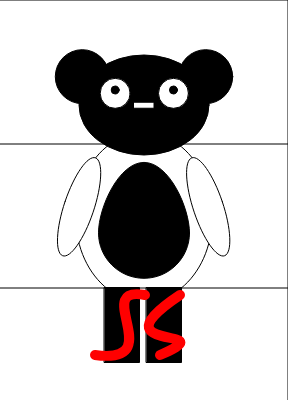
Frame 1 (no input)
Frame 60 (no input): identical to frame 1, image omitted
Frame 120 (the mouse pressed at the canvas centre since frame 60): identical to frame 1, image omitted

The p5.js sketch that drew this single still picture (run headless with seeded random() and noise() and a simulated clock; from frame 60 on, the mouse is pressed at the canvas centre):

// p5.js sketch
// ── sketch.js
let ctx;
let canvas;
function setup() {
  canvas = createCanvas(288, 400);
  ctx = canvas.elt.getContext("2d");
}

function draw() {
  background(255);
  drawA(ctx);
}
// SVG CONVERSION CODE (ITS A LOT AND IT ENDS AT LINE 712 LMAO)
function drawA(ctx) {
  beginShape();
  vertex(0, 0);
  vertex(288, 0);
  vertex(288, 432);
  vertex(0, 432);
  endShape();
  stroke("rgba(0,0,0,0)");
  strokeCap(PROJECT);
  strokeJoin(MITER);
  fill("#ffffff");
  beginShape();
  vertex(144.4, 62.4);
 
  bezierVertex(169.3080422173688, 62.4, 189.5, 84.38281878330804, 189.5, 111.5);
  bezierVertex(
    189.5,
    138.61718121669196,
    169.3080422173688,
    160.6,
    144.4,
    160.6
  );
  bezierVertex(
    119.49195778263122,
    160.6,
    99.30000000000001,
    138.61718121669196,
    99.30000000000001,
    111.5
  );
  bezierVertex(
    99.30000000000001,
    84.38281878330804,
    119.49195778263122,
    62.4,
    144.4,
    62.4
  );
  endShape();
  fill("#ffffff");
  stroke("#000000");
  beginShape();
  vertex(109.8, 144.3);
  bezierVertex(89.5, 158.9, 75.8, 186.20000000000002, 75.8, 217.5);
  bezierVertex(75.8, 247.8, 88.6, 274.3, 107.9, 289.2);
  bezierVertex(109.80000000000001, 290.7, 111.7, 292, 113.7, 293.3);
  bezierVertex(121.4, 298, 129.9, 301, 139, 301.8);
  bezierVertex(140.6, 302, 142.3, 302, 143.9, 302);
  bezierVertex(146, 302, 148.20000000000002, 301.9, 150.3, 301.6);
  bezierVertex(
    158.8,
    300.6,
    166.8,
    297.70000000000005,
    174.10000000000002,
    293.20000000000005
  );
  bezierVertex(
    176.50000000000003,
    291.70000000000005,
    178.8,
    290.1,
    181.00000000000003,
    288.30000000000007
  );
  bezierVertex(
    199.70000000000002,
    273.20000000000005,
    212.10000000000002,
    247.10000000000008,
    212.10000000000002,
    217.40000000000006
  );
  bezierVertex(
    212.10000000000002,
    186.20000000000007,
    198.40000000000003,
    158.90000000000006,
    178.10000000000002,
    144.20000000000005
  );
  endShape();
  stroke("#000000");
  fill("#000000");
  beginShape();
  vertex(189.5, 232.8);
  bezierVertex(189.5, 257.90000000000003, 169.1, 278.3, 144, 278.3);
  bezierVertex(118.9, 278.3, 98.5, 257.90000000000003, 98.5, 232.8);
  bezierVertex(98.5, 207.7, 118.9, 162.4, 144, 162.4);
  bezierVertex(169.1, 162.4, 189.5, 207.7, 189.5, 232.8);
  endShape();
  fill("#ffffff");
  stroke("#000000");
  beginShape();
  vertex(158.3, 124.3);
  bezierVertex(158.3, 132.6, 151.60000000000002, 139.3, 143.3, 139.3);
  bezierVertex(
    135,
    139.3,
    128.3,
    132.60000000000002,
    128.3,
    124.30000000000001
  );
  bezierVertex(128.3, 116, 135, 101.10000000000001, 143.3, 101.10000000000001);
  bezierVertex(
    151.60000000000002,
    101.10000000000001,
    158.3,
    116,
    158.3,
    124.3
  );
  endShape();
  fill("#ffffff");
  stroke("#000000");
  beginShape();
  vertex(138.3, 56.7);
  bezierVertex(
    114.60000000000001,
    59.7,
    96.20000000000002,
    81.5,
    96.20000000000002,
    107.80000000000001
  );
  bezierVertex(
    96.20000000000002,
    122.00000000000001,
    101.60000000000002,
    134.9,
    110.20000000000002,
    144.20000000000002
  );
  vertex(118.90000000000002, 122.30000000000001);
  bezierVertex(
    112.50000000000001,
    117.00000000000001,
    108.50000000000001,
    109.60000000000001,
    108.50000000000001,
    101.4
  );
  bezierVertex(
    108.50000000000001,
    86.30000000000001,
    122.10000000000001,
    73.9,
    139.70000000000002,
    72.10000000000001
  );
  endShape();
  fill("#ffffff");
  stroke("#000000");
  beginShape();
  vertex(149.3, 56.7);
  bezierVertex(173.20000000000002, 59.5, 191.8, 81.4, 191.8, 107.9);
  bezierVertex(191.8, 122.10000000000001, 186.4, 135, 177.8, 144.3);
  vertex(169.10000000000002, 122.4);
  bezierVertex(
    175.50000000000003,
    117.10000000000001,
    179.50000000000003,
    109.7,
    179.50000000000003,
    101.5
  );
  bezierVertex(
    179.50000000000003,
    86.3,
    165.70000000000002,
    73.8,
    148.00000000000003,
    72.2
  );
  endShape();
  fill("#000000");
  stroke("#000000");
  beginShape();
  vertex(135.3, 96.1);
  vertex(114.80000000000001, 96.1);
  bezierVertex(
    113.9,
    96.1,
    113.10000000000001,
    95.3,
    113.10000000000001,
    94.39999999999999
  );
  vertex(113.10000000000001, 91.49999999999999);
  bezierVertex(
    113.10000000000001,
    90.59999999999998,
    113.9,
    89.79999999999998,
    114.80000000000001,
    89.79999999999998
  );
  vertex(135.3, 89.79999999999998);
  bezierVertex(
    136.20000000000002,
    89.79999999999998,
    137,
    90.59999999999998,
    137,
    91.49999999999999
  );
  vertex(137, 94.39999999999999);
  bezierVertex(137, 95.3, 136.2, 96.1, 135.3, 96.1);
  endShape();
  fill("#000000");
  stroke("#000000");
  beginShape();
  vertex(152.7, 96.1);
  vertex(173.2, 96.1);
  bezierVertex(
    174.1,
    96.1,
    174.89999999999998,
    95.3,
    174.89999999999998,
    94.39999999999999
  );
  vertex(174.89999999999998, 91.49999999999999);
  bezierVertex(
    174.89999999999998,
    90.59999999999998,
    174.09999999999997,
    89.79999999999998,
    173.2,
    89.79999999999998
  );
  vertex(152.7, 89.79999999999998);
  bezierVertex(
    151.79999999999998,
    89.79999999999998,
    151,
    90.59999999999998,
    151,
    91.49999999999999
  );
  vertex(151, 94.39999999999999);
  bezierVertex(151, 95.3, 151.8, 96.1, 152.7, 96.1);
  endShape();
  fill("#ffffff");
  stroke("#000000");
  beginShape();
  vertex(158.6, 99.2);
  vertex(167.4, 99.2);
  bezierVertex(168.3, 99.2, 169, 98.5, 169, 97.60000000000001);
  vertex(169, 97.60000000000001);
  bezierVertex(169, 96.7, 168.3, 96.00000000000001, 167.4, 96.00000000000001);
  vertex(158.6, 96.00000000000001);
  bezierVertex(
    157.7,
    96.00000000000001,
    157,
    96.70000000000002,
    157,
    97.60000000000001
  );
  vertex(157, 97.60000000000001);
  bezierVertex(157, 98.5, 157.7, 99.2, 158.6, 99.2);
  endShape();
  fill("#ffffff");
  stroke("#000000");
  beginShape();
  vertex(119.6, 99.2);
  vertex(128.4, 99.2);
  bezierVertex(129.3, 99.2, 130, 98.5, 130, 97.60000000000001);
  vertex(130, 97.60000000000001);
  bezierVertex(130, 96.7, 129.3, 96.00000000000001, 128.4, 96.00000000000001);
  vertex(119.60000000000001, 96.00000000000001);
  bezierVertex(
    118.7,
    96.00000000000001,
    118.00000000000001,
    96.70000000000002,
    118.00000000000001,
    97.60000000000001
  );
  vertex(118.00000000000001, 97.60000000000001);
  bezierVertex(118, 98.5, 118.8, 99.2, 119.6, 99.2);
  endShape();
  fill("#000000");
  stroke("#000000");
  beginShape();
  vertex(144, 134.5);
  vertex(133.6, 130.8);
  vertex(154.4, 130.8);
  vertex(144, 134.5);
  endShape();
  fill("#ef3837");
  stroke("#000000");
  beginShape();
  vertex(166.9, 309.7);
  vertex(167, 310.09999999999997);
  bezierVertex(
    169,
    309.49999999999994,
    170.9,
    308.7,
    172.7,
    307.59999999999997
  );
  vertex(172.1, 307.4);
  bezierVertex(172.1, 307.4, 172.1, 307.4, 172.1, 307.4);
  endShape();
  fill("#ef3837");
  stroke("#000000");
  beginShape();
  vertex(174.8, 312.5);
  bezierVertex(
    175.8,
    311.6,
    176.60000000000002,
    310.5,
    177.10000000000002,
    309.5
  );
  vertex(221.90000000000003, 328.2);
  vertex(220.80000000000004, 329);
  vertex(193.50000000000003, 327.3);
  vertex(201.60000000000002, 343.6);
  vertex(213.50000000000003, 367.5);
  vertex(193.60000000000002, 349.7);
  vertex(180.10000000000002, 337.59999999999997);
  vertex(174.60000000000002, 364.2);
  vertex(167.70000000000002, 315.59999999999997);
  bezierVertex(
    168.60000000000002,
    315.59999999999997,
    169.60000000000002,
    315.4,
    170.60000000000002,
    314.99999999999994
  );
  endShape();
  fill("#f2ce37");
  stroke("#000000");
  beginShape();
  vertex(174.8, 312.5);
  vertex(197.8, 322.1);
  vertex(197.3, 322.5);
  vertex(183.6, 321.7);
  vertex(187.7, 329.8);
  vertex(193.6, 341.8);
  vertex(183.7, 332.9);
  vertex(176.9, 326.9);
  vertex(174.1, 340.2);
  vertex(173.8, 340.4);
  vertex(170.6, 315.1);
  endShape();
  fill("rgba(0, 0, 0, 0)");
  stroke("#000000");
  beginShape();
  vertex(171, 308);
  bezierVertex(162.6, 312.3, 153.7, 310.8, 151.1, 304.7);
  bezierVertex(
    150.7,
    303.7,
    150.4,
    302.59999999999997,
    150.4,
    301.59999999999997
  );
  bezierVertex(
    158.9,
    300.59999999999997,
    166.9,
    297.7,
    174.20000000000002,
    293.2
  );
  bezierVertex(
    176.60000000000002,
    291.7,
    178.9,
    290.09999999999997,
    181.10000000000002,
    288.3
  );
  bezierVertex(
    181.20000000000002,
    288.6,
    181.40000000000003,
    288.8,
    181.50000000000003,
    289.1
  );
  bezierVertex(184.1, 295.2, 179.4, 303.7, 171, 308);
  endShape();
  fill("rgba(0, 0, 0, 0)");
  stroke("#000000");
  beginShape();
  vertex(167.7, 315.6);
  bezierVertex(
    165.2,
    315.70000000000005,
    163.1,
    314.70000000000005,
    162.2,
    312.70000000000005
  );
  bezierVertex(
    162,
    312.20000000000005,
    161.89999999999998,
    311.70000000000005,
    161.79999999999998,
    311.1
  );
  bezierVertex(
    163.6,
    310.90000000000003,
    165.29999999999998,
    310.5,
    166.89999999999998,
    310
  );
  endShape();
  fill("rgba(0, 0, 0, 0)");
  stroke("#000000");
  beginShape();
  vertex(174.8, 312.5);
  bezierVertex(
    174,
    313.2,
    173.10000000000002,
    313.9,
    172.10000000000002,
    314.4
  );
  bezierVertex(
    171.60000000000002,
    314.7,
    171.10000000000002,
    314.9,
    170.50000000000003,
    315
  );
  endShape();
  fill("rgba(0, 0, 0, 0)");
  stroke("#000000");
  beginShape();
  vertex(177.1, 309.5);
  bezierVertex(177.79999999999998, 308, 178, 306.4, 177.4, 305);
  bezierVertex(177.3, 304.9, 177.3, 304.7, 177.20000000000002, 304.6);
  bezierVertex(
    176.10000000000002,
    305.5,
    175.00000000000003,
    306.3,
    173.8,
    307
  );
  bezierVertex(
    173.5,
    307.2,
    173.10000000000002,
    307.4,
    172.70000000000002,
    307.6
  );
  endShape();
  fill("#ef3d2d");
  stroke("#000000");
  beginShape();
  vertex(115.5, 307.4);
  bezierVertex(115.5, 307.4, 115.5, 307.4, 115.5, 307.4);
  vertex(114.9, 307.59999999999997);
  bezierVertex(
    116.7,
    308.59999999999997,
    118.7,
    309.49999999999994,
    120.60000000000001,
    310.09999999999997
  );
  vertex(120.7, 309.7);
  endShape();
  fill("#ef3d2d");
  stroke("#000000");
  beginShape();
  vertex(117.1, 315.1);
  bezierVertex(118.1, 315.5, 119.1, 315.6, 120, 315.70000000000005);
  vertex(113.7, 364.80000000000007);
  vertex(113.10000000000001, 364.30000000000007);
  vertex(107.50000000000001, 337.70000000000005);
  vertex(94, 349.7);
  vertex(74.1, 367.5);
  vertex(86, 343.6);
  vertex(94.1, 327.3);
  vertex(66.8, 329);
  vertex(65.7, 328.2);
  vertex(110.5, 309.5);
  bezierVertex(111, 310.6, 111.8, 311.6, 112.8, 312.5);
  endShape();
  fill("#f2ce37");
  stroke("#000000");
  beginShape();
  vertex(117.1, 315.1);
  vertex(113.8, 340.4);
  vertex(113.5, 340.2);
  vertex(110.7, 326.9);
  vertex(104, 332.9);
  vertex(94, 341.8);
  vertex(100, 329.8);
  vertex(104, 321.7);
  vertex(90.4, 322.5);
  vertex(89.9, 322.1);
  vertex(112.8, 312.5);
  endShape();
  fill("rgba(0, 0, 0, 0)");
  stroke("#000000");
  beginShape();
  vertex(116.7, 308);
  bezierVertex(125.10000000000001, 312.3, 134, 310.8, 136.6, 304.7);
  bezierVertex(
    137,
    303.7,
    137.29999999999998,
    302.59999999999997,
    137.29999999999998,
    301.59999999999997
  );
  bezierVertex(
    128.79999999999998,
    300.59999999999997,
    120.79999999999998,
    297.7,
    113.49999999999999,
    293.2
  );
  bezierVertex(
    111.09999999999998,
    291.7,
    108.79999999999998,
    290.09999999999997,
    106.59999999999998,
    288.3
  );
  bezierVertex(
    106.49999999999999,
    288.6,
    106.29999999999998,
    288.8,
    106.19999999999997,
    289.1
  );
  bezierVertex(103.6, 295.2, 108.3, 303.7, 116.7, 308);
  endShape();
  fill("rgba(0, 0, 0, 0)");
  stroke("#000000");
  beginShape();
  vertex(120.7, 310.1);
  bezierVertex(
    122.4,
    310.6,
    124.10000000000001,
    311,
    125.8,
    311.20000000000005
  );
  bezierVertex(
    125.8,
    311.70000000000005,
    125.7,
    312.30000000000007,
    125.5,
    312.80000000000007
  );
  bezierVertex(
    124.7,
    314.80000000000007,
    122.6,
    315.80000000000007,
    120,
    315.70000000000005
  );
  endShape();
  fill("rgba(0, 0, 0, 0)");
  stroke("#000000");
  beginShape();
  vertex(117.1, 315.1);
  bezierVertex(
    116.6,
    314.90000000000003,
    116.1,
    314.70000000000005,
    115.5,
    314.5
  );
  bezierVertex(114.5, 314, 113.6, 313.3, 112.8, 312.6);
  endShape();
  fill("rgba(0, 0, 0, 0)");
  stroke("#000000");
  beginShape();
  vertex(115, 307.6);
  bezierVertex(
    114.6,
    307.40000000000003,
    114.3,
    307.20000000000005,
    113.9,
    307
  );
  bezierVertex(112.7, 306.3, 111.60000000000001, 305.5, 110.5, 304.6);
  bezierVertex(
    110.4,
    304.70000000000005,
    110.4,
    304.90000000000003,
    110.3,
    305
  );
  bezierVertex(109.7, 306.4, 109.89999999999999, 308, 110.6, 309.5);
  endShape();
  fill("#000000");
  stroke("#000000");
  beginShape();
  vertex(143.8, 123.9);
  vertex(155.1, 129.8);
  vertex(132.5, 129.8);
  vertex(143.8, 123.9);
  endShape();
  fill("rgba(0, 0, 0, 0)");
  stroke("#000000");
  beginShape();
  vertex(143.8, 37.4);
  bezierVertex(144.20000000000002, 36.6, 144, 45.8, 149.10000000000002, 56.4);
  bezierVertex(153.70000000000002, 65.8, 146.70000000000002, 75.4, 143.8, 75.4);
  bezierVertex(
    140.9,
    75.4,
    133.8,
    65.80000000000001,
    138.5,
    56.400000000000006
  );
  bezierVertex(143.8, 45.8, 143.4, 38.2, 143.8, 37.4);
  endShape();
  fill("#ef3837");
  stroke("#000000");
  beginShape();
  vertex(174.6, 364.3);
  endShape();
  fill("#ffffff");
  stroke("#000000");
  beginShape();
  vertex(65.1, 201.4);
  bezierVertex(
    55.99999999999999,
    228.4,
    54.89999999999999,
    252.7,
    62.599999999999994,
    255.7
  );
  bezierVertex(70.3, 258.7, 84, 239.2, 93.1, 212.2);
  bezierVertex(
    102.19999999999999,
    185.2,
    103.3,
    160.89999999999998,
    95.6,
    157.89999999999998
  );
  bezierVertex(87.89999999999999, 154.89999999999998, 74.3, 174.4, 65.1, 201.4);
  endShape();
  fill("#ffffff");
  stroke("#000000");
  beginShape();
  vertex(222.2, 201.4);
  bezierVertex(
    231.29999999999998,
    228.4,
    232.39999999999998,
    252.7,
    224.7,
    255.7
  );
  bezierVertex(217, 258.7, 203.29999999999998, 239.2, 194.2, 212.2);
  bezierVertex(
    185.1,
    185.2,
    184,
    160.89999999999998,
    191.7,
    157.89999999999998
  );
  bezierVertex(
    199.39999999999998,
    154.89999999999998,
    213.1,
    174.4,
    222.2,
    201.4
  );
  endShape();

  //END OF SVG CODE
  //DIVISION LINES

  // rect to mask my bottom part
  rect(0, 288, 288, 400);
  // rect to mask my head part
  rect(0, 0, 288, 144);

  //LEG1
  push();
  translate(122, 325);
  fill(0, 0, 0);
  rectMode(CENTER);
  rect(0, 0, 35, 75);
  pop();
  //LEG2
  push();
  translate(164, 325);
  fill(0, 0, 0);
  rectMode(CENTER);
  rect(0, 0, 35, 75);
  pop();
  //BEZIER LINES FOR LEG
  push();
  noFill();
  translate(80, 275);
  strokeCap(ROUND);
  stroke(255, 0, 0);
  strokeWeight(10);
  bezier(65, 20, 10, 10, 90, 90, 15, 80);
  pop();
  //BEZIER LINES FOR LEG
  push();
  noFill();
  translate(80, 275);
  strokeCap(ROUND);
  stroke(255, 0, 0);
  strokeWeight(10);
  bezier(100, 20, 10, 80, 150, 50, 80, 80);
  pop();
  //FUNC FOR CABEZA(i added this late)
  function drawCircle(x, y, diameter, g) {
    fill(g, 0, 0);
    stroke(0);
    ellipse(x, y, diameter, diameter);
  }
  translate(0,+10)
  //CABEZA NUEVO
  push();
  fill(0, 0, 0);
  ellipse(width / 2, 95, 130, 100);
  pop();
  // LEFT EAR
  push();
  translate(width / 3.5, height / 6);
  rotate(0);
  scale(1);
  fill(0, 0, 0);
  ellipse(0, 0, 54, 54);
  pop();
  //RIGHT EAR (when i realized i should just use func)
  push();
  drawCircle(width / 1.4, height / 6, 54, 0);
  pop();
  //LEFT WHITE EYE
  push();
  drawCircle(width / 2.5, height / 4.8, 30);
  pop();
  //RIGHT WHITE EYE
  push();
  drawCircle(width / 1.66, height / 4.8, 30);
  pop();
  //RIGHT PUPIL
  push();
  drawCircle(width / 1.66, height / 5, 8, 0);
  pop();
  //LEFT PUPIL
  push();
  drawCircle(width / 2.5, height / 5, 8, 0);
  pop();
  //MOUF
  push();
  translate(width / 2, height / 4.2);
  fill(255, 255, 255);
  rectMode(CENTER);
  rect(0, 0, 20, 6);
  pop();
}
function Split (){  line(0, width / 2, width, width / 2);
  line(0, 288, width, 288);

  print(mouseX, mouseY);
                 }
